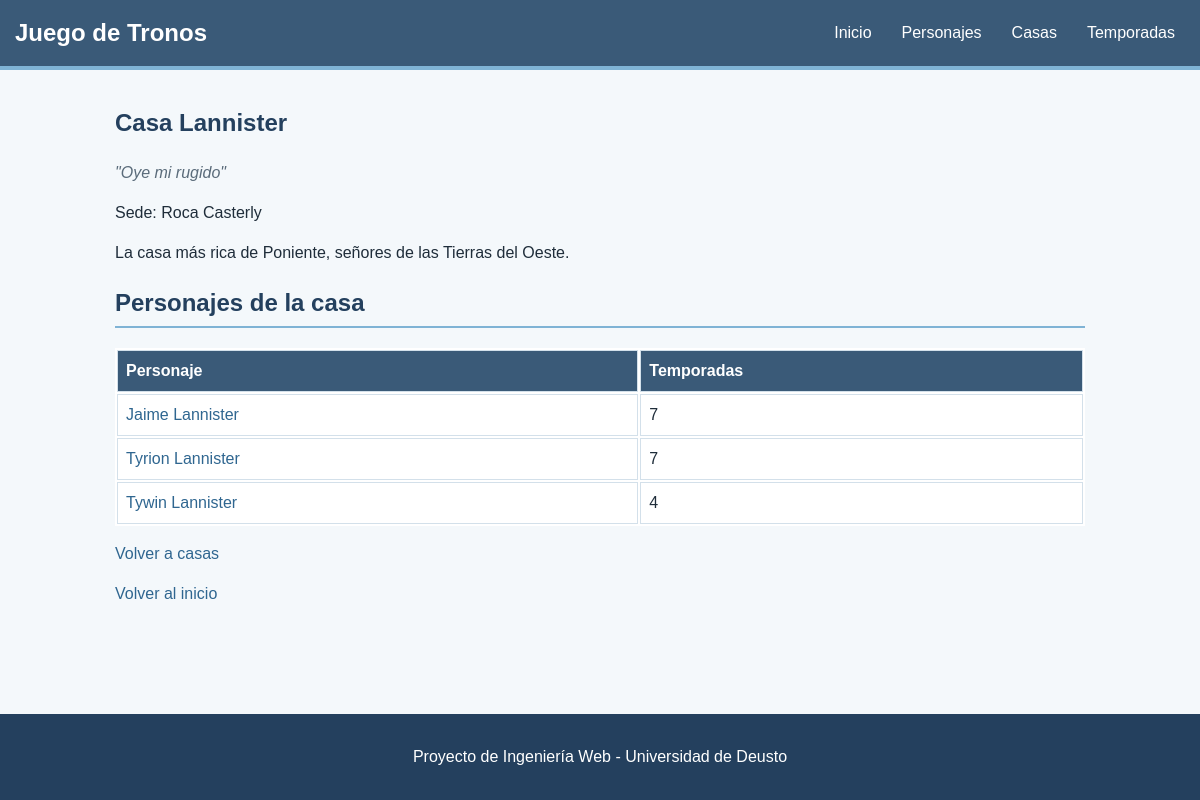
/casas/2/, run on the app's committed database.
### poniente/models.py (models this page shows, shortened)
class Casa(models.Model):
    nombre = models.CharField(max_length=50)
    lema = models.CharField(max_length=100)
    sede = models.CharField(max_length=50)
    descripcion = models.TextField()
    class Meta:
        ordering = ["nombre"]

class Personaje(models.Model):
    nombre = models.CharField(max_length=50)
    descripcion = models.TextField()
    casa = models.ForeignKey(Casa, on_delete=models.CASCADE, related_name="personajes")
    temporadas = models.ManyToManyField(Temporada, related_name="personajes")
    class Meta:
        ordering = ["nombre"]

### poniente/views.py (the view)
# urls.py: path('casas/<int:pk>/', views.detalle_casa, name='casa_detail'),
def detalle_casa(request, pk):
    casa = get_object_or_404(Casa, pk=pk)
    personajes = casa.personajes.all()
    return render(request, 'casa_detail.html', {
        'casa': casa,
        'personajes': personajes,
    })

### poniente/templates/casa_detail.html (shortened to what this page needs)
{% extends "seccion.html" %}
{% block content %}
<article>
    <h1>Casa {{ casa.nombre }}</h1>
    <p class="lema">"{{ casa.lema }}"</p>
    <p>Sede: {{ casa.sede }}</p>
    <p>{{ casa.descripcion }}</p>
    <h2>Personajes de la casa</h2>
    {% if personajes %}
        <table>
            <tr>
                <th>Personaje</th>
                <th>Temporadas</th>
            </tr>
            {% for personaje in personajes %}
            <tr>
                <td><a href="{% url 'personaje_detail' personaje.pk %}">{{ personaje.nombre }}</a></td>
                <td>{{ personaje.temporadas.all|length }}</td>
            </tr>
            {% endfor %}
        </table>
    {% else %}
        <p>Esta casa no tiene personajes.</p>
    {% endif %}
    <p><a href="{% url 'casa_list' %}">Volver a casas</a></p>
</article>
{% endblock %}

### poniente/static/css/style.css (style rules this page uses)
body { display: flex; flex-direction: column; min-height: 100vh; margin: 0; font-family: Arial, sans-serif; line-height: 1.5; color: #1f2d3a; background-color: #f4f8fb; }
h1, h2, h3 { color: #24405e; }
h2 { padding-bottom: 5px; border-bottom: 2px solid #7fb3d5; }
a { color: #2f6690; text-decoration: none; }
.lema { font-style: italic; color: #5a6b7a; }
table { width: 100%; background-color: #ffffff; }
th, td { padding: 8px; text-align: left; border: 1px solid #d3e0ea; }
th { color: #ffffff; background-color: #3a5a78; }

### data on the page
Casa: nombre "Lannister", lema "Oye mi rugido", sede "Roca Casterly", descripcion "La casa más rica de Poniente, señores de las Tierras del Oeste."
Personaje: nombre "Jaime Lannister", temporadas.all|length "7"
Personaje: nombre "Tyrion Lannister", temporadas.all|length "7"
Personaje: nombre "Tywin Lannister", temporadas.all|length "4"
